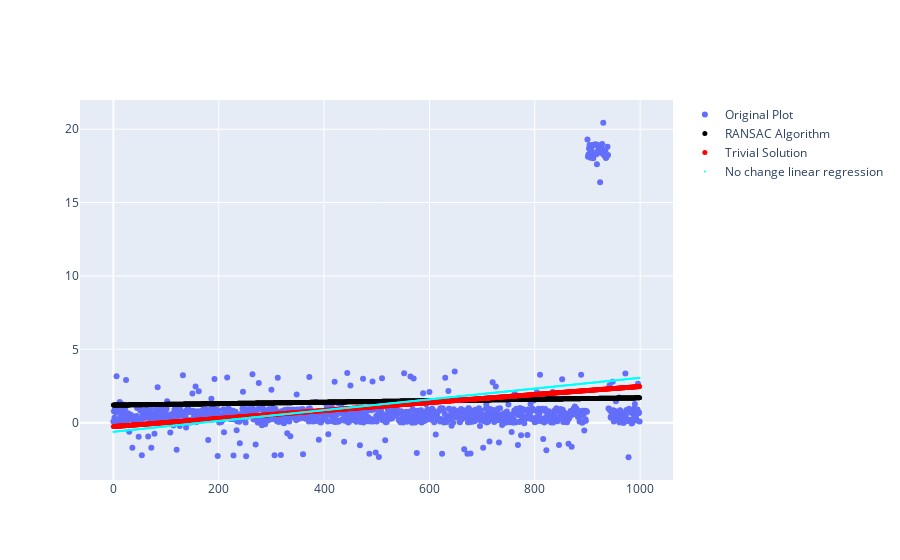

Here is the notebook cell this chart was saved with:
### Code cell
print(p) # a * x + b

fig = go.Figure()
fig.add_trace(go.Scatter(x = xx, y=origGraph,
    name='Original Plot', mode='markers'))
fig.add_trace(go.Scatter(
    x=xx,
    y = (p[0] * xx + p[1]),
    #y=mini_y_exp,
    mode='markers',
    marker=dict(
        color='black',
        size=5
    ),
    name='RANSAC Algorithm'
))
fig.add_trace(go.Scatter(
    x=xx,
    y=y_exp,
    mode='markers',
    marker=dict(
        color='red',
        size=5
    ),
    name='Trivial Solution'
))
fig.add_trace(go.Scatter(
    x=xx,
    y=y_exp1,
    mode='markers',
    marker=dict(
        color='cyan',
        size=2
    ),
    name='No change linear regression'
))

fig.show()

print("Time elapsed in seconds for RANSAC =", timeElapsedRansac, "\n")	
print("Time elapsed in seconds for Trivial Solution=", timeElapsed, "\n")

### Figure 1 — Plotly figure (JSON) as saved in the notebook; plotly's stock layout.template omitted (floating-point values rounded to 4 significant figures; data arrays with more than 128 entries replaced by an {"elided": "..."} marker saying what was removed)
{"data": [{"mode": "markers", "name": "Original Plot", "type": "scatter", "x": {"elided": "1000 int values"}, "y": {"elided": "1000 float values"}}, {"marker": {"color": "black", "size": 5}, "mode": "markers", "name": "RANSAC Algorithm", "type": "scatter", "x": {"elided": "1000 int values"}, "y": {"elided": "1000 float values"}}, {"marker": {"color": "red", "size": 5}, "mode": "markers", "name": "Trivial Solution", "type": "scatter", "x": {"elided": "1000 int values"}, "y": {"elided": "1000 float values"}}, {"marker": {"color": "cyan", "size": 2}, "mode": "markers", "name": "No change linear regression", "type": "scatter", "x": {"elided": "1000 int values"}, "y": {"elided": "1000 float values"}}], "layout": {}}
